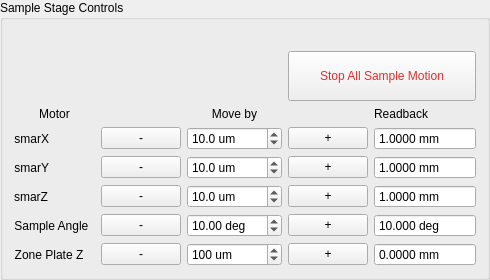
                <widget class="QGroupBox" name="groupBox_36">
                 <property name="enabled">
                  <bool>true</bool>
                 </property>
                 <property name="sizePolicy">
                  <sizepolicy hsizetype="Preferred" vsizetype="Preferred">
                   <horstretch>0</horstretch>
                   <verstretch>0</verstretch>
                  </sizepolicy>
                 </property>
                 <property name="styleSheet">
                  <string notr="true"/>
                 </property>
                 <property name="title">
                  <string>Sample Stage Controls</string>
                 </property>
                 <layout class="QGridLayout" name="gridLayout_69">
                  <item row="2" column="2">
                   <widget class="QLabel" name="label_129">
                    <property name="sizePolicy">
                     <sizepolicy hsizetype="Preferred" vsizetype="Fixed">
                      <horstretch>0</horstretch>
                      <verstretch>0</verstretch>
                     </sizepolicy>
                    </property>
                    <property name="styleSheet">
                     <string notr="true"/>
                    </property>
                    <property name="text">
                     <string>Move by</string>
                    </property>
                    <property name="alignment">
                     <set>Qt::AlignCenter</set>
                    </property>
                   </widget>
                  </item>
                  <item row="3" column="3">
                   <widget class="QPushButton" name="pb_move_smarx_pos">
                    <property name="sizePolicy">
                     <sizepolicy hsizetype="Preferred" vsizetype="Fixed">
                      <horstretch>0</horstretch>
                      <verstretch>0</verstretch>
                     </sizepolicy>
                    </property>
                    <property name="text">
                     <string>  +  </string>
                    </property>
                   </widget>
                  </item>
                  <item row="4" column="4">
                   <widget class="QDoubleSpinBox" name="db_smary">
                    <property name="sizePolicy">
                     <sizepolicy hsizetype="Preferred" vsizetype="Fixed">
                      <horstretch>0</horstretch>
                      <verstretch>0</verstretch>
                     </sizepolicy>
                    </property>
                    <property name="readOnly">
                     <bool>true</bool>
                    </property>
                    <property name="buttonSymbols">
                     <enum>QAbstractSpinBox::NoButtons</enum>
                    </property>
                    <property name="suffix">
                     <string> mm</string>
                    </property>
                    <property name="decimals">
                     <number>4</number>
                    </property>
                    <property name="minimum">
                     <double>-99.000000000000000</double>
                    </property>
                    <property name="value">
                     <double>1.000000000000000</double>
                    </property>
                   </widget>
                  </item>
                  <item row="4" column="0">
                   <widget class="QLabel" name="label_162">
                    <property name="sizePolicy">
                     <sizepolicy hsizetype="Fixed" vsizetype="Preferred">
                      <horstretch>0</horstretch>
                      <verstretch>0</verstretch>
                     </sizepolicy>
                    </property>
                    <property name="text">
                     <string>smarY</string>
                    </property>
                    <property name="alignment">
                     <set>Qt::AlignRight|Qt::AlignTrailing|Qt::AlignVCenter</set>
                    </property>
                   </widget>
                  </item>
                  <item row="3" column="4">
                   <widget class="QDoubleSpinBox" name="db_smarx">
                    <property name="sizePolicy">
                     <sizepolicy hsizetype="Preferred" vsizetype="Fixed">
                      <horstretch>0</horstretch>
                      <verstretch>0</verstretch>
                     </sizepolicy>
                    </property>
                    <property name="readOnly">
                     <bool>true</bool>
                    </property>
                    <property name="buttonSymbols">
                     <enum>QAbstractSpinBox::NoButtons</enum>
                    </property>
                    <property name="suffix">
                     <string> mm</string>
                    </property>
                    <property name="decimals">
                     <number>4</number>
                    </property>
                    <property name="minimum">
                     <double>-99.000000000000000</double>
                    </property>
                    <property name="value">
                     <double>1.000000000000000</double>
                    </property>
                   </widget>
                  </item>
                  <item row="7" column="1">
                   <widget class="QPushButton" name="pb_move_zpz_neg">
                    <property name="sizePolicy">
                     <sizepolicy hsizetype="Preferred" vsizetype="Fixed">
                      <horstretch>0</horstretch>
                      <verstretch>0</verstretch>
                     </sizepolicy>
                    </property>
                    <property name="text">
                     <string>-</string>
                    </property>
                   </widget>
                  </item>
                  <item row="0" column="2">
                   <widget class="QLabel" name="label_157">
                    <property name="sizePolicy">
                     <sizepolicy hsizetype="Preferred" vsizetype="Fixed">
                      <horstretch>0</horstretch>
                      <verstretch>0</verstretch>
                     </sizepolicy>
                    </property>
                    <property name="text">
                     <string/>
                    </property>
                   </widget>
                  </item>
                  <item row="5" column="3">
                   <widget class="QPushButton" name="pb_move_smarz_pos">
                    <property name="sizePolicy">
                     <sizepolicy hsizetype="Preferred" vsizetype="Fixed">
                      <horstretch>0</horstretch>
                      <verstretch>0</verstretch>
                     </sizepolicy>
                    </property>
                    <property name="text">
                     <string>+</string>
                    </property>
                   </widget>
                  </item>
                  <item row="4" column="1">
                   <widget class="QPushButton" name="pb_move_smary_neg">
                    <property name="sizePolicy">
                     <sizepolicy hsizetype="Preferred" vsizetype="Fixed">
                      <horstretch>0</horstretch>
                      <verstretch>0</verstretch>
                     </sizepolicy>
                    </property>
                    <property name="text">
                     <string>-</string>
                    </property>
                   </widget>
                  </item>
                  <item row="6" column="1">
                   <widget class="QPushButton" name="pb_move_zpsth_pos_neg">
                    <property name="sizePolicy">
                     <sizepolicy hsizetype="Preferred" vsizetype="Fixed">
                      <horstretch>0</horstretch>
                      <verstretch>0</verstretch>
                     </sizepolicy>
                    </property>
                    <property name="text">
                     <string>-</string>
                    </property>
                   </widget>
                  </item>
                  <item row="6" column="2">
                   <widget class="QDoubleSpinBox" name="db_move_zpsth">
                    <property name="sizePolicy">
                     <sizepolicy hsizetype="Preferred" vsizetype="Fixed">
                      <horstretch>0</horstretch>
                      <verstretch>0</verstretch>
                     </sizepolicy>
                    </property>
                    <property name="suffix">
                     <string> deg</string>
                    </property>
                    <property name="minimum">
                     <double>-120.000000000000000</double>
                    </property>
                    <property name="maximum">
                     <double>120.000000000000000</double>
                    </property>
                    <property name="singleStep">
                     <double>10.000000000000000</double>
                    </property>
                    <property name="value">
                     <double>10.000000000000000</double>
                    </property>
                   </widget>
                  </item>
                  <item row="5" column="4">
                   <widget class="QDoubleSpinBox" name="db_smarz">
                    <property name="sizePolicy">
                     <sizepolicy hsizetype="Preferred" vsizetype="Fixed">
                      <horstretch>0</horstretch>
                      <verstretch>0</verstretch>
                     </sizepolicy>
                    </property>
                    <property name="readOnly">
                     <bool>true</bool>
                    </property>
                    <property name="buttonSymbols">
                     <enum>QAbstractSpinBox::NoButtons</enum>
                    </property>
                    <property name="suffix">
                     <string> mm</string>
                    </property>
                    <property name="decimals">
                     <number>4</number>
                    </property>
                    <property name="minimum">
                     <double>-99.000000000000000</double>
                    </property>
                    <property name="value">
                     <double>1.000000000000000</double>
                    </property>
                   </widget>
                  </item>
                  <item row="7" column="4">
                   <widget class="QDoubleSpinBox" name="db_zpz1">
                    <property name="sizePolicy">
                     <sizepolicy hsizetype="Preferred" vsizetype="Fixed">
                      <horstretch>0</horstretch>
                      <verstretch>0</verstretch>
                     </sizepolicy>
                    </property>
                    <property name="readOnly">
                     <bool>true</bool>
                    </property>
                    <property name="buttonSymbols">
                     <enum>QAbstractSpinBox::NoButtons</enum>
                    </property>
                    <property name="suffix">
                     <string> mm</string>
                    </property>
                    <property name="decimals">
                     <number>4</number>
                    </property>
                    <property name="minimum">
                     <double>-10000.000000000000000</double>
                    </property>
                    <property name="maximum">
                     <double>50000.000000000000000</double>
                    </property>
                    <property name="value">
                     <double>0.000000000000000</double>
                    </property>
                   </widget>
                  </item>
                  <item row="3" column="1">
                   <widget class="QPushButton" name="pb_move_smarx_neg">
                    <property name="sizePolicy">
                     <sizepolicy hsizetype="Preferred" vsizetype="Fixed">
                      <horstretch>0</horstretch>
                      <verstretch>0</verstretch>
                     </sizepolicy>
                    </property>
                    <property name="text">
                     <string>   -   </string>
                    </property>
                   </widget>
                  </item>
                  <item row="6" column="0">
                   <widget class="QLabel" name="label_159">
                    <property name="sizePolicy">
                     <sizepolicy hsizetype="Fixed" vsizetype="Preferred">
                      <horstretch>0</horstretch>
                      <verstretch>0</verstretch>
                     </sizepolicy>
                    </property>
                    <property name="text">
                     <string>Sample Angle  </string>
                    </property>
                    <property name="alignment">
                     <set>Qt::AlignRight|Qt::AlignTrailing|Qt::AlignVCenter</set>
                    </property>
                   </widget>
                  </item>
                  <item row="6" column="4">
                   <widget class="QDoubleSpinBox" name="db_zpsth">
                    <property name="sizePolicy">
                     <sizepolicy hsizetype="Preferred" vsizetype="Fixed">
                      <horstretch>0</horstretch>
                      <verstretch>0</verstretch>
                     </sizepolicy>
                    </property>
                    <property name="readOnly">
                     <bool>true</bool>
                    </property>
                    <property name="buttonSymbols">
                     <enum>QAbstractSpinBox::NoButtons</enum>
                    </property>
                    <property name="suffix">
                     <string> deg</string>
                    </property>
                    <property name="decimals">
                     <number>3</number>
                    </property>
                    <property name="minimum">
                     <double>-200.000000000000000</double>
                    </property>
                    <property name="maximum">
                     <double>200.000000000000000</double>
                    </property>
                    <property name="value">
                     <double>10.000000000000000</double>
                    </property>
                   </widget>
                  </item>
                  <item row="5" column="1">
                   <widget class="QPushButton" name="pb_move_smarz_neg">
                    <property name="sizePolicy">
                     <sizepolicy hsizetype="Preferred" vsizetype="Fixed">
                      <horstretch>0</horstretch>
                      <verstretch>0</verstretch>
                     </sizepolicy>
                    </property>
                    <property name="text">
                     <string>-</string>
                    </property>
                   </widget>
                  </item>
                  <item row="2" column="4">
                   <widget class="QLabel" name="label_158">
                    <property name="text">
                     <string>Readback</string>
                    </property>
                   </widget>
                  </item>
                  <item row="4" column="3">
                   <widget class="QPushButton" name="pb_move_smary_pos">
                    <property name="sizePolicy">
                     <sizepolicy hsizetype="Preferred" vsizetype="Fixed">
                      <horstretch>0</horstretch>
                      <verstretch>0</verstretch>
                     </sizepolicy>
                    </property>
                    <property name="text">
                     <string>+</string>
                    </property>
                   </widget>
                  </item>
                  <item row="6" column="3">
                   <widget class="QPushButton" name="pb_move_zpsth_pos">
                    <property name="sizePolicy">
                     <sizepolicy hsizetype="Preferred" vsizetype="Fixed">
                      <horstretch>0</horstretch>
                      <verstretch>0</verstretch>
                     </sizepolicy>
                    </property>
                    <property name="text">
                     <string>+</string>
                    </property>
                   </widget>
                  </item>
                  <item row="3" column="0">
                   <widget class="QLabel" name="label_160">
                    <property name="sizePolicy">
                     <sizepolicy hsizetype="Fixed" vsizetype="Preferred">
                      <horstretch>0</horstretch>
                      <verstretch>0</verstretch>
                     </sizepolicy>
                    </property>
                    <property name="text">
                     <string>smarX</string>
                    </property>
                    <property name="alignment">
                     <set>Qt::AlignRight|Qt::AlignTrailing|Qt::AlignVCenter</set>
                    </property>
                   </widget>
                  </item>
                  <item row="4" column="2">
                   <widget class="QDoubleSpinBox" name="db_move_smary">
                    <property name="sizePolicy">
                     <sizepolicy hsizetype="Preferred" vsizetype="Fixed">
                      <horstretch>0</horstretch>
                      <verstretch>0</verstretch>
                     </sizepolicy>
                    </property>
                    <property name="suffix">
                     <string> um</string>
                    </property>
                    <property name="decimals">
                     <number>1</number>
                    </property>
                    <property name="minimum">
                     <double>-10000.000000000000000</double>
                    </property>
                    <property name="maximum">
                     <double>10000.000000000000000</double>
                    </property>
                    <property name="singleStep">
                     <double>5.000000000000000</double>
                    </property>
                    <property name="value">
                     <double>10.000000000000000</double>
                    </property>
                   </widget>
                  </item>
                  <item row="5" column="2">
                   <widget class="QDoubleSpinBox" name="db_move_smarz">
                    <property name="sizePolicy">
                     <sizepolicy hsizetype="Preferred" vsizetype="Fixed">
                      <horstretch>0</horstretch>
                      <verstretch>0</verstretch>
                     </sizepolicy>
                    </property>
                    <property name="suffix">
                     <string> um</string>
                    </property>
                    <property name="decimals">
                     <number>1</number>
                    </property>
                    <property name="minimum">
                     <double>-10000.000000000000000</double>
                    </property>
                    <property name="maximum">
                     <double>10000.000000000000000</double>
                    </property>
                    <property name="singleStep">
                     <double>5.000000000000000</double>
                    </property>
                    <property name="value">
                     <double>10.000000000000000</double>
                    </property>
                   </widget>
                  </item>
                  <item row="3" column="2">
                   <widget class="QDoubleSpinBox" name="db_move_smarx">
                    <property name="sizePolicy">
                     <sizepolicy hsizetype="Preferred" vsizetype="Fixed">
                      <horstretch>0</horstretch>
                      <verstretch>0</verstretch>
                     </sizepolicy>
                    </property>
                    <property name="suffix">
                     <string> um</string>
                    </property>
                    <property name="decimals">
                     <number>1</number>
                    </property>
                    <property name="minimum">
                     <double>-10000.000000000000000</double>
                    </property>
                    <property name="maximum">
                     <double>10000.000000000000000</double>
                    </property>
                    <property name="singleStep">
                     <double>5.000000000000000</double>
                    </property>
                    <property name="value">
                     <double>10.000000000000000</double>
                    </property>
                   </widget>
                  </item>
                  <item row="7" column="0">
                   <widget class="QLabel" name="label_78">
                    <property name="sizePolicy">
                     <sizepolicy hsizetype="Fixed" vsizetype="Preferred">
                      <horstretch>0</horstretch>
                      <verstretch>0</verstretch>
                     </sizepolicy>
                    </property>
                    <property name="text">
                     <string>Zone Plate Z  </string>
                    </property>
                    <property name="alignment">
                     <set>Qt::AlignRight|Qt::AlignTrailing|Qt::AlignVCenter</set>
                    </property>
                   </widget>
                  </item>
                  <item row="7" column="2">
                   <widget class="QDoubleSpinBox" name="db_move_zpz">
                    <property name="sizePolicy">
                     <sizepolicy hsizetype="Preferred" vsizetype="Fixed">
                      <horstretch>0</horstretch>
                      <verstretch>0</verstretch>
                     </sizepolicy>
                    </property>
                    <property name="suffix">
                     <string> um</string>
                    </property>
                    <property name="decimals">
                     <number>0</number>
                    </property>
                    <property name="minimum">
                     <double>-50000.000000000000000</double>
                    </property>
                    <property name="maximum">
                     <double>50000.000000000000000</double>
                    </property>
                    <property name="singleStep">
                     <double>100.000000000000000</double>
                    </property>
                    <property name="value">
                     <double>100.000000000000000</double>
                    </property>
                   </widget>
                  </item>
                  <item row="7" column="3">
                   <widget class="QPushButton" name="pb_move_zpz_pos">
                    <property name="sizePolicy">
                     <sizepolicy hsizetype="Preferred" vsizetype="Fixed">
                      <horstretch>0</horstretch>
                      <verstretch>0</verstretch>
                     </sizepolicy>
                    </property>
                    <property name="text">
                     <string>+</string>
                    </property>
                   </widget>
                  </item>
                  <item row="2" column="0">
                   <widget class="QLabel" name="label_161">
                    <property name="sizePolicy">
                     <sizepolicy hsizetype="Preferred" vsizetype="Fixed">
                      <horstretch>0</horstretch>
                      <verstretch>0</verstretch>
                     </sizepolicy>
                    </property>
                    <property name="styleSheet">
                     <string notr="true"/>
                    </property>
                    <property name="text">
                     <string>Motor</string>
                    </property>
                    <property name="alignment">
                     <set>Qt::AlignCenter</set>
                    </property>
                   </widget>
                  </item>
                  <item row="5" column="0">
                   <widget class="QLabel" name="label_42">
                    <property name="sizePolicy">
                     <sizepolicy hsizetype="Fixed" vsizetype="Preferred">
                      <horstretch>0</horstretch>
                      <verstretch>0</verstretch>
                     </sizepolicy>
                    </property>
                    <property name="text">
                     <string>smarZ</string>
                    </property>
                    <property name="alignment">
                     <set>Qt::AlignRight|Qt::AlignTrailing|Qt::AlignVCenter</set>
                    </property>
                   </widget>
                  </item>
                  <item row="1" column="3" colspan="2">
                   <widget class="QPushButton" name="pb_zp_stop_all_sample">
                    <property name="sizePolicy">
                     <sizepolicy hsizetype="Preferred" vsizetype="Fixed">
                      <horstretch>0</horstretch>
                      <verstretch>0</verstretch>
                     </sizepolicy>
                    </property>
                    <property name="styleSheet">
                     <string notr="true">color: rgb(239, 41, 41);</string>
                    </property>
                    <property name="text">
                     <string>
Stop All Sample Motion
</string>
                    </property>
                   </widget>
                  </item>
                 </layout>
                </widget>
